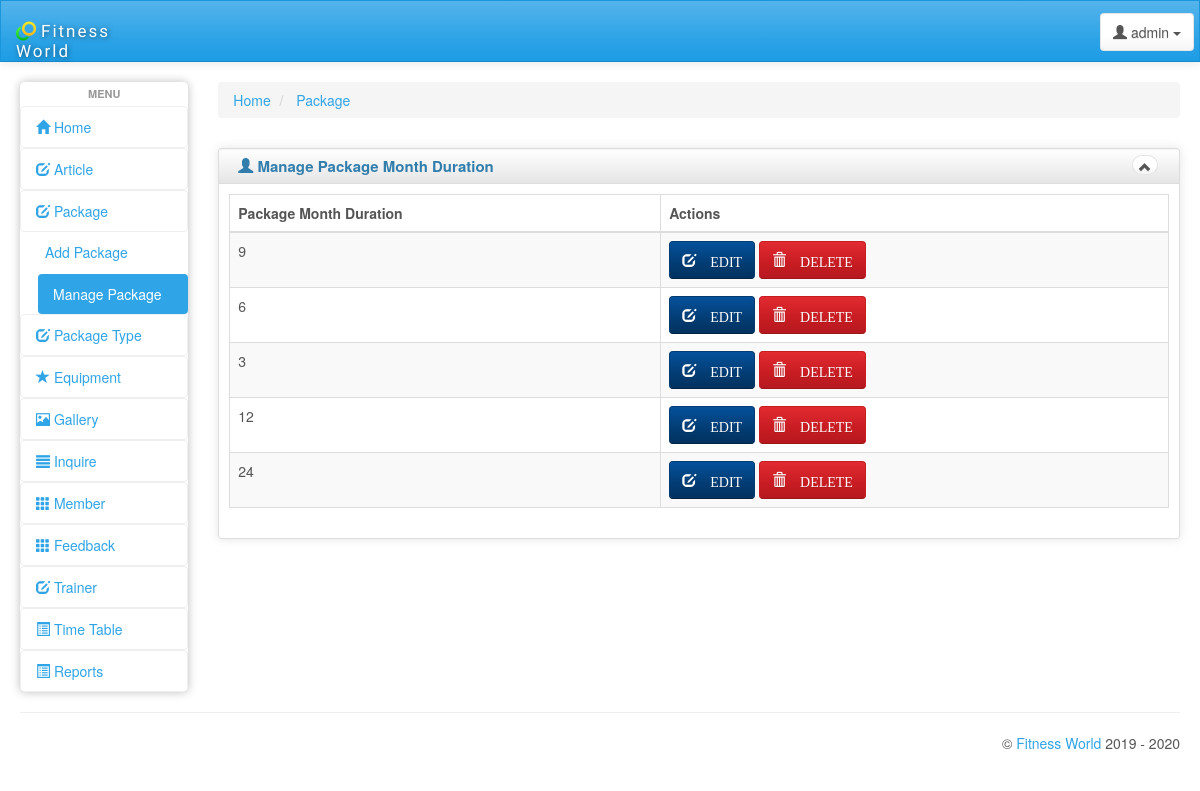
The page /admin/manage_package.php (signed in) on the database its author committed.
### tables this page shows
CREATE TABLE IF NOT EXISTS `package` (
  `ID` int(5) NOT NULL AUTO_INCREMENT,
  `class` int(200) NOT NULL,
  PRIMARY KEY (`ID`)
);

### admin/manage_package.php (the view, shortened to what this page needs)
<!DOCTYPE html>
<html lang="en">
<head>
    <link id="bs-css" href="css/bootstrap-cerulean.min.css" rel="stylesheet">
    <link href="css/charisma-app.css" rel="stylesheet">
    <link href='bower_components/fullcalendar/dist/fullcalendar.css' rel='stylesheet'>
    <link href='bower_components/fullcalendar/dist/fullcalendar.print.css' rel='stylesheet' media='print'>
    <link href='bower_components/chosen/chosen.min.css' rel='stylesheet'>
    <link href='bower_components/colorbox/example3/colorbox.css' rel='stylesheet'>
    <link href='bower_components/responsive-tables/responsive-tables.css' rel='stylesheet'>
    <link href='bower_components/bootstrap-tour/build/css/bootstrap-tour.min.css' rel='stylesheet'>
    <link href='css/jquery.noty.css' rel='stylesheet'>
    <link href='css/noty_theme_default.css' rel='stylesheet'>
    <link href='css/elfinder.min.css' rel='stylesheet'>
    <link href='css/elfinder.theme.css' rel='stylesheet'>
    <link href='css/jquery.iphone.toggle.css' rel='stylesheet'>
    <link href='css/uploadify.css' rel='stylesheet'>
    <link href='css/animate.min.css' rel='stylesheet'>
</head>
<body>
   <?php include"header.php";?>
        <div id="content" class="col-lg-10 col-sm-10">
                <div>
        <ul class="breadcrumb">
            <li>
                <a href="#">Home</a>
            </li>
            <li>
                <a href="#">Package</a>
            </li>
        </ul>
    </div>
    <div class="row">
    <div class="box col-md-12">
    <div class="box-inner">
    <div class="box-header well" data-original-title="">
        <h2><i class="glyphicon glyphicon-user"></i> Manage Package Month Duration</h2>
        <div class="box-icon">
            <a href="#" class="btn btn-minimize btn-round btn-default"><i
                    class="glyphicon glyphicon-chevron-up"></i></a>
        </div>
    </div>
    <div class="box-content">
    <table class="table table-striped table-bordered bootstrap-datatable datatable responsive">
    <thead>
    <tr>
        <th>Package Month Duration</th>
        <th>Actions</th>
    </tr>
    </thead>
    <tbody>
	 <?php
				    	$q="SELECT * from package";
						$run=mysql_query($q) or die(mysql_error());
while($row = mysql_fetch_assoc( $run ))
{
	$id=$row['ID'];
	$package_type=$row['class'];
	?>
    <td> <?php echo $package_type ;?>
	<?php echo '<td class="center"><a class="btn btn-info" href="edit_package.php?id=' . $id . '"><i class="glyphicon glyphicon-edit icon-white"> EDIT</i></a>
	<a class="btn btn-danger" href="delete_package.php?id=' . $id . '" onclick="return confirm("Are You Sure to Detete ?")"><i class="glyphicon glyphicon-trash icon-white"> DELETE</i></a></td></tr>';
}
?>
    </tbody>
    </table>
    </div>
    </div>
    </div>
    </div>
    </div>
</div>
    <hr>
  <?php include"footer.php"; ?>
</div>
</body>
</html>

### admin/css/charisma-app.css (style rules this page uses)
.box { margin-top: 10px; margin-bottom: 10px; }
.box-inner { border: 1px solid #DEDEDE; border-radius: 3px; -webkit-border-radius: 3px; -moz-border-radius: 3px; box-shadow: 0 0 10px rgba(189, 189, 189, 0.4); -webkit-box-shadow: 0 0 10px rgba(189, 189, 189, 0.4); -moz-box-shadow: 0 0 10px rgba(189, 189, 189, 0.4); }
.box-header { border: none; padding-top: 5px; border-bottom: 1px solid #DEDEDE; border-radius: 3px 3px 0 0; -webkit-border-radius: 3px 3px 0 0; -moz-border-radius: 3px 3px 0 0; height: 35px; min-height: 35px !important; margin-bottom: 0; font-weight: bold; font-size: 16px; background: -moz-linear-gradient(top, rgba(255, 255, 255, 0) 0%, rgba(0, 0, 0, 0.1) 100%); background: -webkit-gradient(linear, left top, left bottom, color-stop(0%, rgba(255, 255, 255, 0)), color-stop(100%, rgba(0, 0, 0, 0.1))); background: -webkit-linear-gradient(top, rgba(255, 255, 255, 0) 0%, rgba(0, 0, 0, 0.1) 100%); background: -o-linear-gradient(top, rgba(255, 255, 255, 0) 0%, rgba(0, 0, 0, 0.1) 100%); background: -ms-linear-gradient(top, rgba(255, 255, 255, 0) 0%, rgba(0, 0, 0, 0.1) 100%); background: linear-gradient(to bottom, rgba(255, 255, 255, 0) 0%, rgba(0, 0, 0, 0.1) 100%); filter: progid:DXImageTransform.Microsoft.gradient(startColorstr='#00ffffff', endColorstr='#1a000000', GradientType=0); }
.box-header h2 { font-size: 15px; width: auto; clear: none; float: left; line-height: 25px; white-space: nowrap; font-weight: bold; margin-top: 0; margin-bottom: 0; }
.box-header h2 > i { margin-top: 1px; }
.box-icon { float: right; }
.box-icon a { clear: none; float: left; margin: 0 2px; height: 20px; width: 5px; margin-top: 1px; }
.box-icon a i { margin-left: -6px; top: -1px; }
.box-content { padding: 10px; }
.btn-round { border-radius: 40px; -webkit-border-radius: 40px; -moz-border-radius: 40px; font-size: 12px; padding-top: 4px; }
@media only screen and (min-width: 980px) { a, button, input[type=submit], input[type=button], .product-img { -webkit-transition: .5s; -moz-transition: .5s; -ms-transition: .5s; -o-transition: .5s; transition: .5s; } }

### admin/bower_components/responsive-tables/responsive-tables.css (style rules this page uses)
table th { font-weight: bold; }
table td, table th { padding: 9px 10px; text-align: left; }

### rows shown on the page
package: class "9"
package: class "6"
package: class "3"
package: class "12"
package: class "24"
